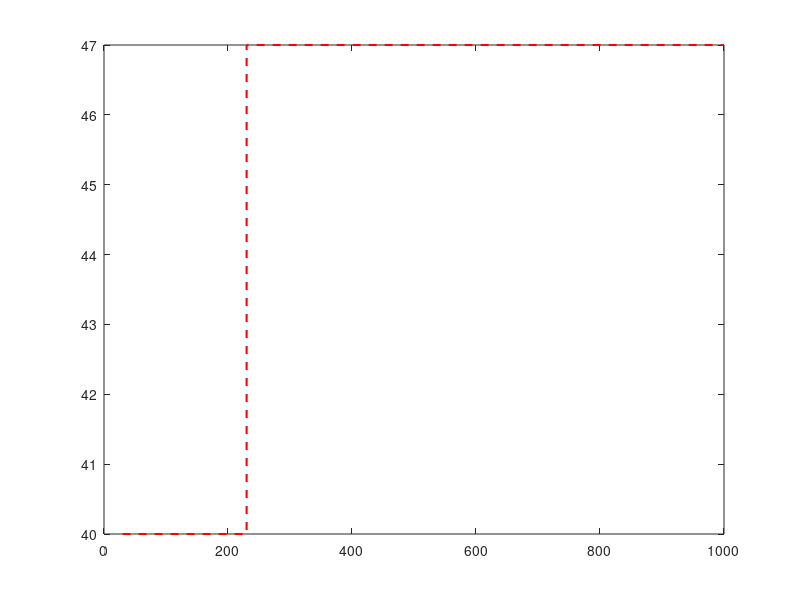

Write MATLAB code to recreate this figure. (Note: this script raises an error after producing the figure.)
% Class A
classe_A_CISPR = [
30.000000000000 40.000000000000;
230.00000000000 40.000000000000;
230.00000000000 47.000000000000;
1000.0000000000	47.000000000000;
];

x_A_CISPR = classe_A_CISPR(:, 1); % Frequency in MHz
y_A_CISPR = classe_A_CISPR(:, 2); % Magnitude in dB(μV/m)

classe_A_FCC = [
30.000000000000 39.000000000000;
88.000000000000 39.000000000000;
88.000000000000 43.500000000000;
216.00000000000 43.500000000000;
216.00000000000 46.400000000000;
960.00000000000 46.400000000000;
960.00000000000 49.500000000000;
1000.0000000000 49.500000000000;
];

x_A_FCC = classe_A_FCC(:, 1); % Frequency in MHz
y_A_FCC = classe_A_FCC(:, 2); % Magnitude in dB(μV/m)

% Class B
classe_B_CISPR = [
30.000000000000 30.000000000000;
230.00000000000 30.000000000000;
230.00000000000 37.000000000000;
1000.0000000000	37.000000000000;
];

x_B_CISPR = classe_B_CISPR(:, 1); % Frequency in MHz
y_B_CISPR = classe_B_CISPR(:, 2); % Magnitude in dB(μV/m)

classe_B_FCC = [
30.000000000000 29.500000000000;
88.000000000000 29.500000000000;
88.000000000000 33.000000000000;
216.00000000000 33.000000000000;
216.00000000000 35.500000000000;
960.00000000000 35.500000000000;
960.00000000000 43.500000000000;
1000.0000000000 43.500000000000;
];

x_B_FCC = classe_B_FCC(:, 1); % Frequency in MHz
y_B_FCC = classe_B_FCC(:, 2); % Magnitude in dB(μV/m)

figure;

% Plot Class A CISPR
plot(x_A_CISPR, y_A_CISPR, '--r', 'LineWidth', 1.5, 'DisplayName', 'Class A CISPR Limit at 10 m');
fontsize(20,"points");
hold on;

% Plot Class B CISPR
plot(x_B_CISPR, y_B_CISPR, '--g', 'LineWidth', 1.5, 'DisplayName', 'Class B CISPR Limit at 10 m');
fontsize(20,"points");

Efield_CISPR = [30, 37, 40, 47];

f_CISPR = [30, 230];

% Defining the ticks on the Y-axis
yticks(sort(Efield_CISPR, 'ascend'));
yticklabels(string(sort(Efield_CISPR, 'ascend')));

% Defining the ticks on the X-axis
xticks(sort(f_CISPR, 'ascend'));
xticklabels(string(sort(f_CISPR, 'ascend')));

% Customizing the graph
grid on;
box on;
xlim([30 1000]);
ylim([20 60]);
xlabel('Frequency [MHz]');
ylabel('Radiated E-Field [dB_{\mu V/m}]');
legend('show');
hold off;

figure;

% Plot Class A FCC
plot(x_A_FCC, y_A_FCC, '--r', 'LineWidth', 1.5, 'DisplayName', 'Class A FCC Limit at 10 m'); 
fontsize(20,"points");
hold on;

% Plot Class B FCC
plot(x_B_FCC, y_B_FCC, '--g', 'LineWidth', 1.5, 'DisplayName', 'Class B FCC Limit at 10 m');
fontsize(20,"points");

f_FCC = [30, 88, 216, 960];

Efield_FCC = [29.5, 33, 35.5, 39, 43.5, 46.4, 49.5];

% Defining the ticks on the Y-axis
yticks(sort(Efield_FCC, 'ascend'));
yticklabels(string(sort(Efield_FCC, 'ascend')));

% Defining the ticks on the X-axis
xticks(sort(f_FCC, 'ascend'));
xticklabels(string(sort(f_FCC, 'ascend')));

% Customizing the graph
grid on;
box on;
xlim([30 1000]);
ylim([20 60]);
xlabel('Frequency [MHz]');
ylabel('Radiated E-Field [dB_{\mu V/m}]');
legend('show');
hold off;

